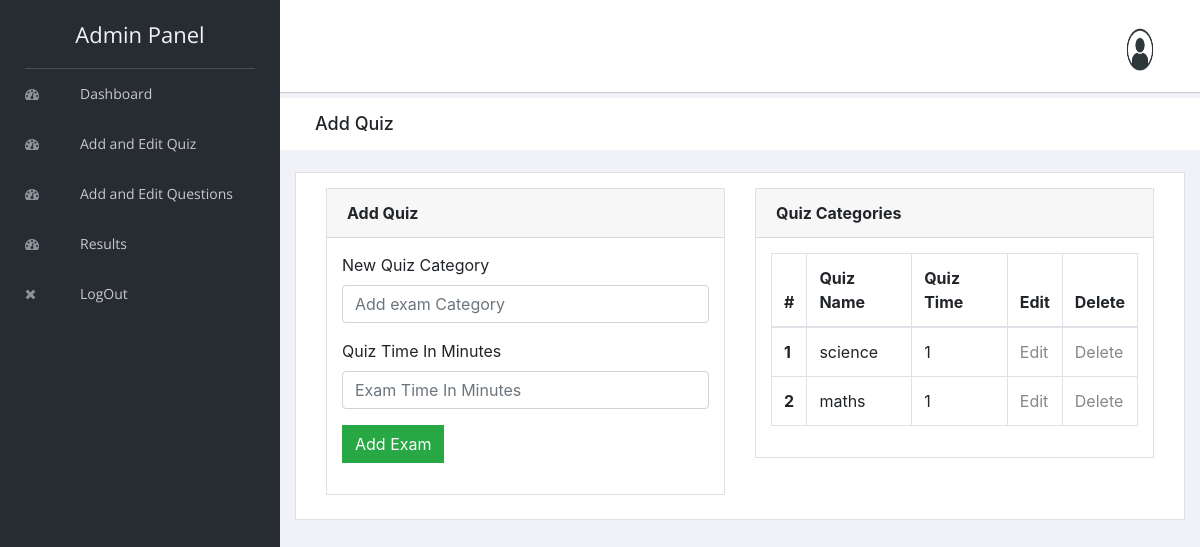
Screenshot of /admin/exam_category.php (signed in) with the database file from the repository.
### tables this page shows
CREATE TABLE `exam_category` (
  `id` int(5) NOT NULL,
  `category` varchar(50) NOT NULL,
  `exam_time_in_minutes` varchar(5) NOT NULL
);

### admin/exam_category.php (the view, shortened to what this page needs)
<?php
include "header.php";
include "../connect.php";
?>
<div class="breadcrumbs">
    <div class="col-sm-4">
        <div class="page-header float-left">
            <div class="page-title">
                <h1>Add Quiz</h1>
            </div>
        </div>
    </div>
</div>
<div class="content mt-3">
    <div class="animated fadeIn">
        <div class="row">
            <div class="col-lg-12">
                <div class="card">
                    <form class="form1" action="" method="Post">
                        <div class="card-body">
                            <div class="col-lg-6">
                                <div class="card">
                                    <div class="card-header">
                                        <strong>Add Quiz</strong>
                                    </div>
                                    <div class="card-body card-block">
                                        <div class="form-group">
                                            <label for="New Exam" class="form-control-label">New Quiz Category</label>
                                            <input type="text" name="examname" placeholder="Add exam Category" class="form-control">
                                        </div>
                                        <div class="form-group">
                                            <label for="Exam Time In Minutes" class="form-control-label">Quiz Time In Minutes</label>
                                            <input type="text" name="examtime" placeholder="Exam Time In Minutes" class="form-control">
                                        </div>
                                        <div class="form-group">
                                            <input type="submit" name="submit1" value="Add Exam" class="btn btn-success">
                                        </div>
                                    </div>
                                </div>
                            </div>
                            <div class="col-lg-6">
                                <div class="card">
                                    <div class="card-header">
                                        <strong class="card-title">Quiz Categories</strong>
                                    </div>
                                    <div class="card-body">
                                        <table class="table table-bordered">
                                            <thead>
                                                <tr>
                                                    <th scope="col">#</th>
                                                    <th scope="col">Quiz Name</th>
                                                    <th scope="col">Quiz Time</th>
                                                    <th scope="col">Edit</th>
                                                    <th scope="col">Delete</th>
                                                </tr>
                                            </thead>
                                            <tbody>
                                                <?php
                                                $count=0;
                                                $res=mysqli_query($link,"select * from exam_category");
                                                while($row=mysqli_fetch_array($res)){
                                                    $count=$count+1;
                                                    ?>
                                                    <tr>
                                                        <th scope="row"><?php echo $count; ?></th>
                                                        <td><?php echo $row["category"]; ?></td>
                                                        <td><?php echo $row["exam_time_in_minutes"]; ?></td>
                                                        <td><a href="edit.php?id=<?php echo $row["id"]?>">Edit</a></td>
                                                        <td><a href="delete.php?id=<?php echo $row["id"] ?>">Delete</a></td>
                                                    </tr>
                                                    <?php
                                                }
                                                ?>
                                            </tbody>
                                        </table>
                                    </div>
                                </div>
                            </div>
                        </div>
                    </form>
                </div>
            </div>
        </div>
    </div>
</div>
<?php
include "footer.php";
?>

### rows the page displays
exam_category: category "science", exam_time_in_minutes "1"
exam_category: category "maths", exam_time_in_minutes "1"
